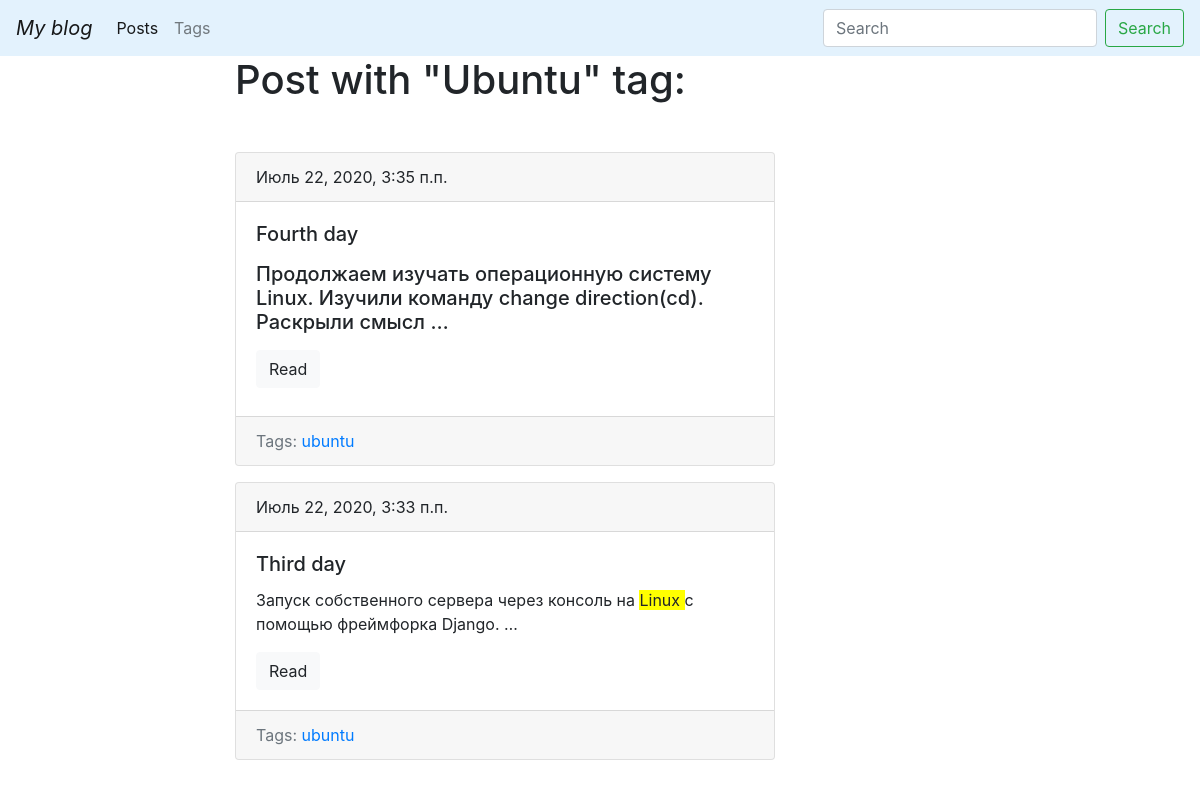
Screenshot of /blog/tag/ubuntu with the database file from the repository.
### blog/models.py (models this page shows, shortened)
class Tag(models.Model):
    title = models.CharField(max_length=50)
    slug = models.SlugField(max_length=50, unique=True)
    def get_absolute_url(self):
        return reverse('tag_detail_url', kwargs={'slug' : self.slug})
    class Meta:
        ordering = ['title']

class Post(models.Model):
    title = models.CharField(max_length= 150, db_index=True)
    slug = models.SlugField(max_length=150, blank=True, unique=True)
    body = models.TextField(blank=True, db_index=True)
    date_pub = models.DateTimeField(auto_now_add=True)
    tags = models.ManyToManyField('Tag', blank=True, related_name='posts')
    def get_absolute_url(self):
        return reverse('post_detail_url', kwargs={'slug' : self.slug})
    class Meta:
        ordering = ['-date_pub']

### blog/views.py (the view)
# urls.py: path('tag/<str:slug>', TagDetail.as_view(), name= 'tag_detail_url'),
class TagDetail(ObjectDetailMixin, View):
    model = Tag
    template = 'blog/tag_detail.html'

### blog/utils.py (called while the page is built)
    def get(self, request, slug):
        obj = get_object_or_404(self.model, slug__iexact=slug)
        return render(request, self.template, context={self.model.__name__.lower(): obj, 'admin_obj': obj, 'detail': True})

### blog/templates/blog/tag_detail.html (shortened to what this page needs)
{% extends 'blog/base_blog.html'%}
{% block content %}
    <h1 class="mb-5">Post with "{{ tag.title|title }}" tag:</h1>
    {% for post in tag.posts.all %}
            {% include 'blog/includes/post_card_template.html'%}
    {% endfor %}
{% endblock %}

### blog/templates/blog/includes/post_card_template.html (shortened to what this page needs)
<div class="card">
    <div class="card-header">
        {{post.date_pub}}
    </div>
    <div class="card-body">
        <h5 class="card-title">{{ post.title }}</h5>
        <p class="card-text">{{post.body|truncatewords:15|safe}}</p>
        <a href="{{ post.get_absolute_url }}" class="btn btn-light">Read</a>
    </div>
    <div class="card-footer text-muted">
        Tags:
        {% for tag in post.tags.all %}
        <a href="{{ tag.get_absolute_url }}"> {{ tag.title }}</a>
        {% endfor %}
    </div>
</div>

### rows the page displays
Tag: title "Ubuntu", title "ubuntu"
Post: date_pub "Июль 22, 2020, 3:35 п.п.", title "Fourth day", body "Продолжаем изучать операционную систему Linux. Изучили команду change direction(cd). Раскрыли смысл …"
Post: date_pub "Июль 22, 2020, 3:33 п.п.", title "Third day", body "Запуск собственного сервера через консоль на Linux с помощью фреймфорка Django. …"
